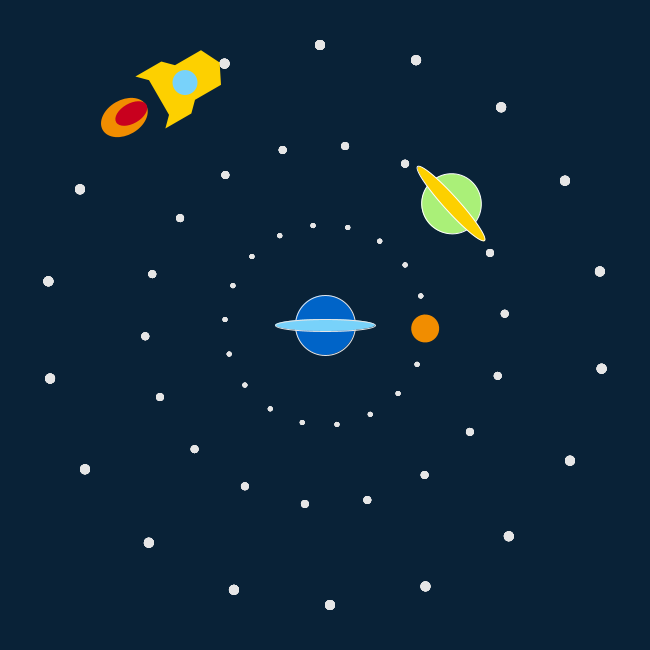
Frame 1 (no input)
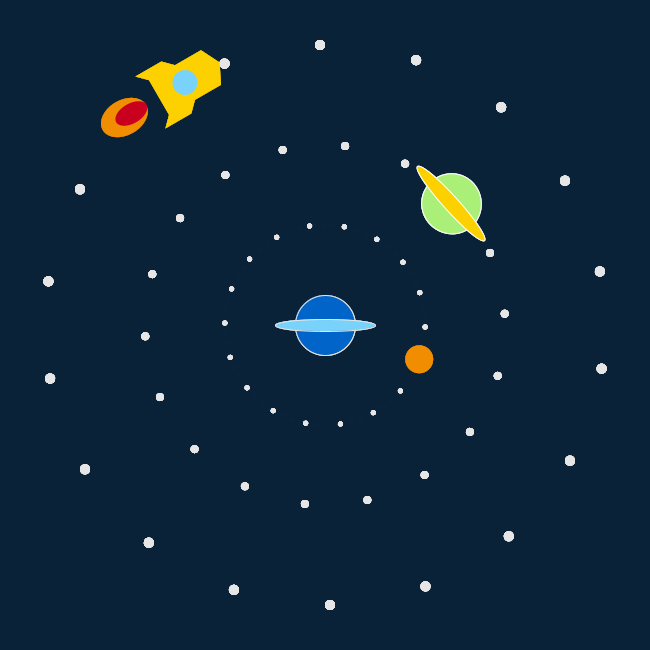
Frame 60 (the mouse pressed at the canvas centre just before this capture)
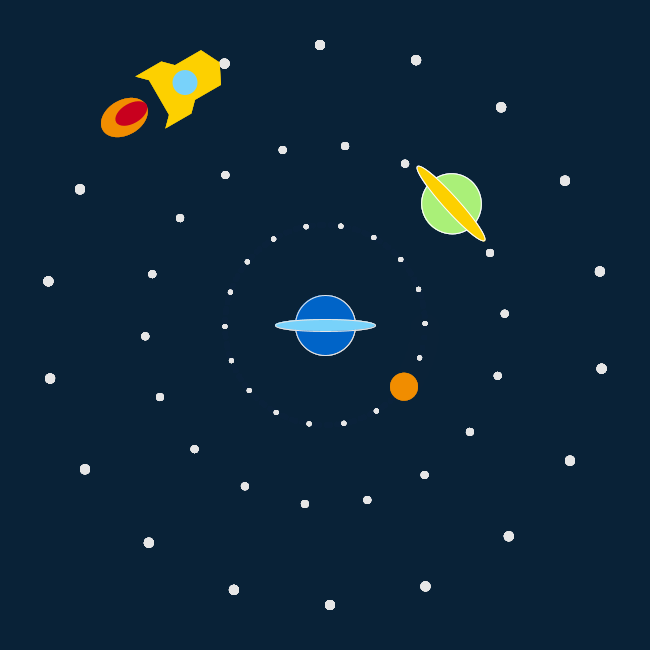
Frame 120 (the mouse held since frame 60 and released just before this capture)

The Processing sketch that drew these frames (run headless with seeded random() and noise(); from frame 60 on, the mouse is pressed at the canvas centre):

// Processing sketch: sk_k3_22_B14
// ── sk_k3_22_B14.pde
/**
 second: star orange
 minute: star green
 hour: rocket
*/

void setup()
{
  size( 650, 650 );
  colorMode( RGB, 255, 255, 255, 100 );
  background( 9, 34, 55, 30 ); //navy
  frameRate( 20 );
}

void draw()
{
  //refresh
  noStroke();
  fill( 9, 34, 55, 25 );
  rect( 0, 0, 650, 650 );

  translate( width/2, height/2 );
    
  float s = second();
  float m = minute();
  float h = hour();
  
  //second
  pushMatrix();
  rotate( radians(s*(360/60)) );
  for( int iX=0; iX<500; iX+=5 ) 
  {
    rotate( radians(20) );
    fill( 230 );
    circle( 5, 100, 5 );
  }
  popMatrix();
  
  //minute
  pushMatrix();
  rotate( radians(m*(360/60)) );
  for( int iX=0; iX<500; iX+=5 )
  {
    rotate( radians(20) );
    fill( 230 );
    circle( 5, 180, 8 );
  }
  popMatrix();
  
  //hour
  pushMatrix();
  for( int iX=0; iX<600; iX+=5 )
  {
    rotate( radians(20) );
    fill( 230 );
    circle( 5, 280, 10 );
  }
  popMatrix();
  
  //centor:star
  stroke( 230 );
  fill( 0, 100, 200 ); //blue
  circle( 0, 0, 60 );
  fill( 120, 210, 250 ); //light blue
  ellipse( 0, 0, 100, 12 );
  
  //hour:rocket
  pushMatrix();
  rotate( radians(h*(360/12)) );
  translate( 0, -280 );
  rotate( radians(270) );
  
  noStroke();
  
  //rocket
  fill( 253, 208, 0 ); //yellow
  beginShape();
  vertex(   0,  40 );
  vertex( -20,  30 );
  vertex( -20,   0 );
  vertex( -30, -10 );
  vertex( -30, -40 );
  vertex( -20, -30 );
  vertex(  20, -30 );
  vertex(  30, -40 );
  vertex(  30, -10 );
  vertex(  20,   0 );
  vertex(  20,  30 );
  endShape( CLOSE );
  
  //window
  fill( 120, 210, 250 ); //light blue
  circle( 0, 0, 25 );
  
  //fire
  fill( 241, 141, 0 ); //orange
  ellipse( 0, -70, 35, 50 );
  fill( 200, 0, 30 ); //red
  ellipse( 0, -62, 20, 35 );
  popMatrix();
  
  //minute:star
  pushMatrix();
  rotate( radians(m*(360/60)) );
  translate( -5.5, -175 );
  rotate( radians(90) );
  
  stroke( 255 );
  fill( 170, 240, 120 ); //green
  circle( 0, 0, 60 );
  fill( 253, 208, 0 ); //yellow
  ellipse( 0, 0, 15, 100 );
  popMatrix();
  
  //second:star
  pushMatrix();
  rotate( radians(s*(360/60)) );
  translate( -7, -100 );
  
  noStroke();
  fill( 241, 141, 0 ); //orange
  circle( 0, 0, 28 );
  popMatrix();
}
